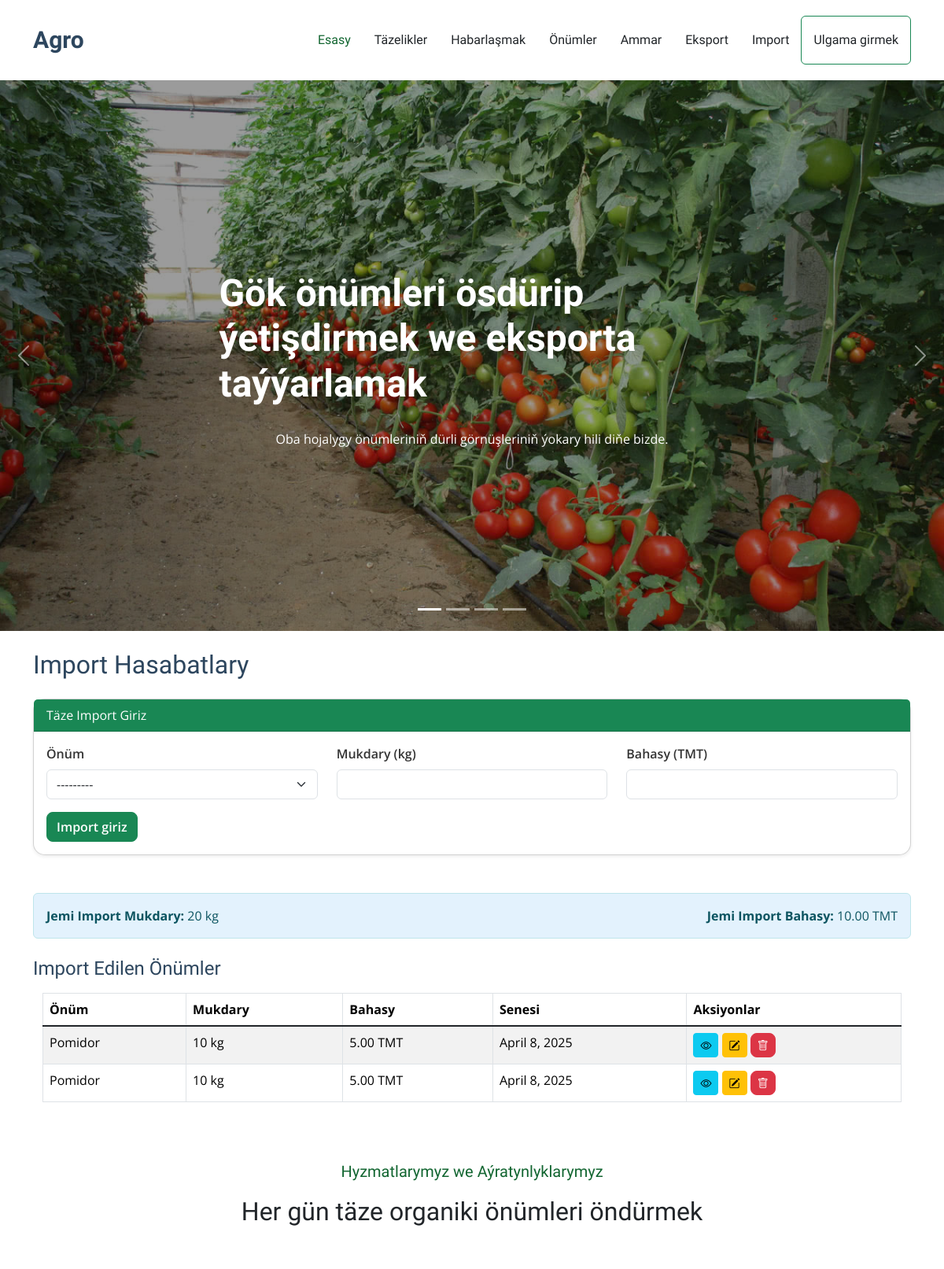
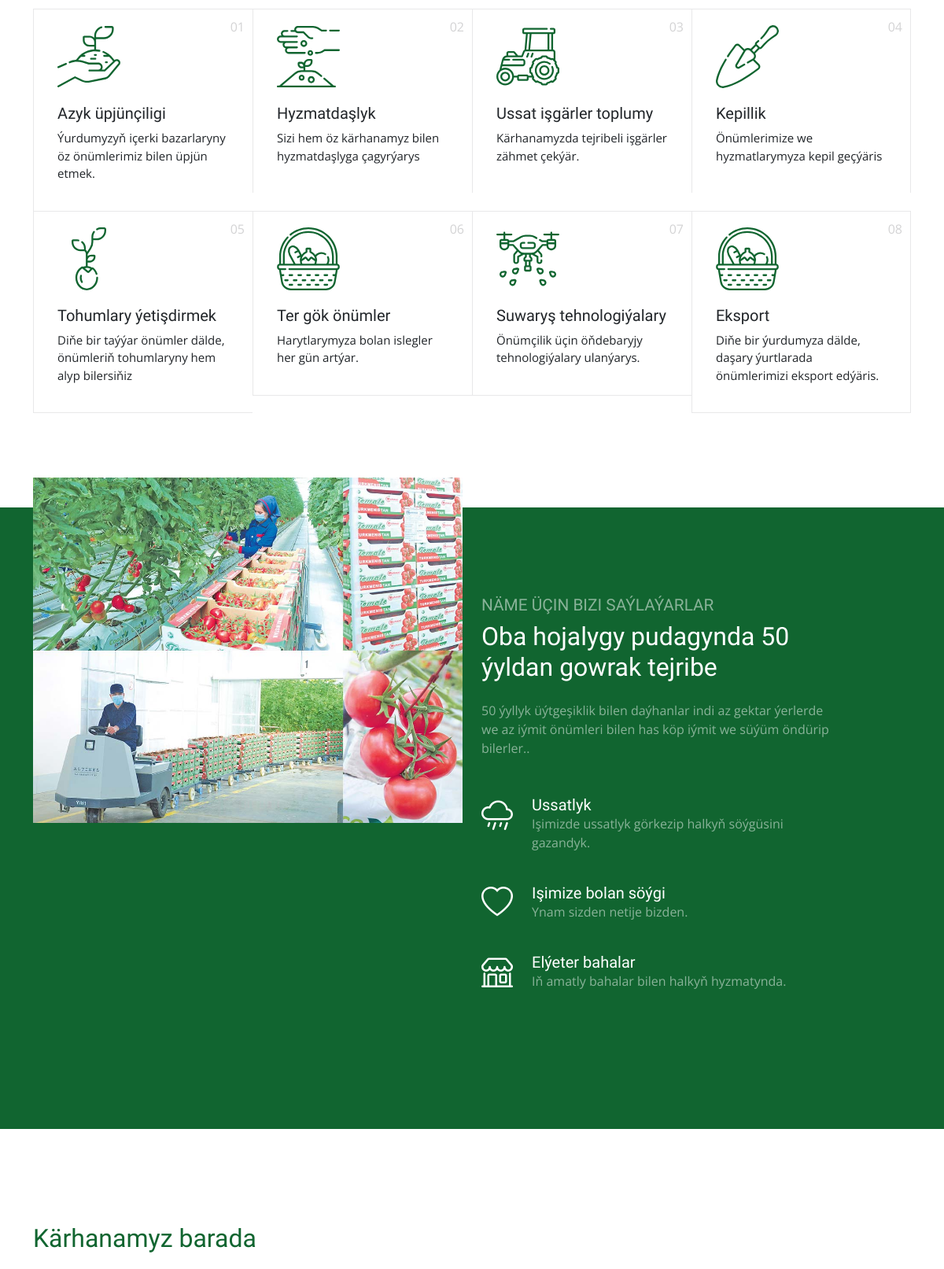
/importlar/ (upper part), run on the app's committed database (2 pictures, top to bottom).
### sowda/models.py (models this page shows, shortened)
class ImportHasabat(models.Model):
    onum = models.ForeignKey(Onum, on_delete=models.CASCADE)
    mukdary = models.PositiveIntegerField()
    baha = models.DecimalField(max_digits=10, decimal_places=2, blank=True, null=True)
    senesi = models.DateField(auto_now_add=True)
    class Meta:
        verbose_name_plural = "Import Hasabatlar"

class Onum(models.Model):
    ady = models.CharField(max_length=100)
    kategoriya=models.ForeignKey(Kategoriya, on_delete=models.CASCADE)
    baha = models.DecimalField(max_digits=10, decimal_places=2)
    suraty = models.ImageField(upload_to='media/images/', blank=True, null=True)
    def __str__(self):
        return self.ady
    class Meta:
        verbose_name_plural = "Onumler"

### sowda/views.py (the view)
# urls.py: path('importlar/', importlar_view, name='import'),
def importlar_view(request):
    importlar = ImportHasabat.objects.order_by('-senesi')
    imports = ImportHasabat.objects.all()
    jemi_mukdar = sum([imp.mukdary for imp in imports])
    jemi_baha = sum([imp.baha for imp in imports])
    if request.method == 'POST':
        form = ImportHasabatForm(request.POST)
        if form.is_valid():
            form.save()
            return redirect('import')
    else:
        form = ImportHasabatForm()
    return render(request, 'sowda/import.html', {
        'form': form,
        'importlar': importlar,
        'jemi_mukdar': jemi_mukdar,
        'jemi_baha': jemi_baha,
    })

### sowda/forms.py
class ImportHasabatForm(forms.ModelForm):
    class Meta:
        model = ImportHasabat
        fields = '__all__'

### sowda/templates/sowda/import.html (shortened to what this page needs)
{% extends "sowda/index.html" %}
{% load static %}
{% load widget_tweaks %}
{% block import %}
<div class="container mt-4">
    <h2 class="mb-4">Import Hasabatlary</h2>
    <div class="card shadow-sm mb-5">
        <div class="card-header bg-success text-white">
            Täze Import Giriz
        </div>
        <div class="card-body">
            <form method="post">
                <div class="row mb-3">
                    <div class="col-md-4">
                        <label class="form-label">Önüm</label>
                        {{ form.onum|add_class:"form-select" }}
                    </div>
                    <div class="col-md-4">
                        <label class="form-label">Mukdary (kg)</label>
                        {{ form.mukdary|add_class:"form-control" }}
                    </div>
                    <div class="col-md-4">
                        <label class="form-label">Bahasy (TMT)</label>
                        {{ form.baha|add_class:"form-control" }}
                    </div>
                </div>
                <button type="submit" class="btn btn-success">Import giriz</button>
            </form>
        </div>
    </div>
    <div class="alert alert-info d-flex justify-content-between align-items-center mb-4">
        <div>
            <strong>Jemi Import Mukdary:</strong> {{ jemi_mukdar }} kg
        </div>
        <div>
            <strong>Jemi Import Bahasy:</strong> {{ jemi_baha }} TMT
        </div>
    </div>
    <h4 class="mb-3">Import Edilen Önümler</h4>
<div class="container">
    {% if importlar %}
    <table class="table table-bordered table-striped table-hover">
        <thead class="thead-dark">
            <tr>
                <th>Önüm</th>
                <th>Mukdary</th>
                <th>Bahasy</th>
                <th>Senesi</th>
                <th>Aksiyonlar</th>
            </tr>
        </thead>
        <tbody>
            {% for import in importlar %}
            <tr>
                <td>{{ import.onum.ady }}</td>
                <td>{{ import.mukdary }} kg</td>
                <td>{{ import.baha }} TMT</td>
                <td>{{ import.senesi }}</td>
                <td>
                    <a href="" class="btn btn-sm btn-info" title="Doly görmek">
                        <i class="bi bi-eye"></i>
                    </a>
                    <a href="" class="btn btn-sm btn-warning" title="Üýtgetmek">
                        <i class="bi bi-pencil-square"></i>
                    </a>
                    <a href="" class="btn btn-sm btn-danger" title="Aýyrmak" onclick="return confirm('Aýyrmak isleýärsiňizmi?')">
                        <i class="bi bi-trash"></i>
                    </a>
                </td>
            </tr>
            {% endfor %}
        </tbody>
    </table>
    {% else %}
    <div class="alert alert-warning">Import edilen önüm ýok.</div>
    {% endif %}
</div>
</div>
{% endblock %}

### sowda/static/assets/css/main.css (style rules this page uses)
:root { --default-font: "Open Sans", system-ui, -apple-system, "Segoe UI", Roboto, "Helvetica Neue", Arial, "Noto Sans", "Liberation Sans", sans-serif, "Apple Color Emoji", "Segoe UI Emoji", "Segoe UI Symbol", "Noto Color Emoji"; --heading-font: "Marcellus", sans-serif; --nav-font: "Marcellus", sans-serif; }
:root { --background-color: #ffffff; --default-color: #212529; --heading-color: #2d465e; --accent-color: #116530; --surface-color: #ffffff; --contrast-color: #ffffff; }
:root { --nav-color: #212529; --nav-hover-color: #116530; --nav-mobile-background-color: #ffffff; --nav-dropdown-background-color: #ffffff; --nav-dropdown-color: #212529; --nav-dropdown-hover-color: #116530; }
:root { scroll-behavior: smooth; }
body { color: var(--default-color); background-color: var(--background-color); font-family: var(--default-font); }
a { color: var(--accent-color); text-decoration: none; transition: 0.3s; }
h1, h2, h3, h4, h5, h6 { color: var(--heading-color); font-family: var(--heading-font); }

### sowda/templates/sowda/import.html (style rules this page uses)
.card { border-radius: 15px; transition: 0.3s ease-in-out; }
.btn-primary, .btn-success, .btn-danger { border-radius: 8px; font-weight: 600; }
.form-label { font-weight: 600; color: #333; }
.alert-info { background-color: #e3f2fd; color: #0c5460; border-color: #bee5eb; }

### data on the page
ImportHasabat: onum.ady "Pomidor", mukdary "10", baha "5.00", senesi "April 8, 2025"
ImportHasabat: onum.ady "Pomidor", mukdary "10", baha "5.00", senesi "April 8, 2025"

### other printed values
{{ jemi_mukdar }} "20"
{{ jemi_baha }} "10.00"
